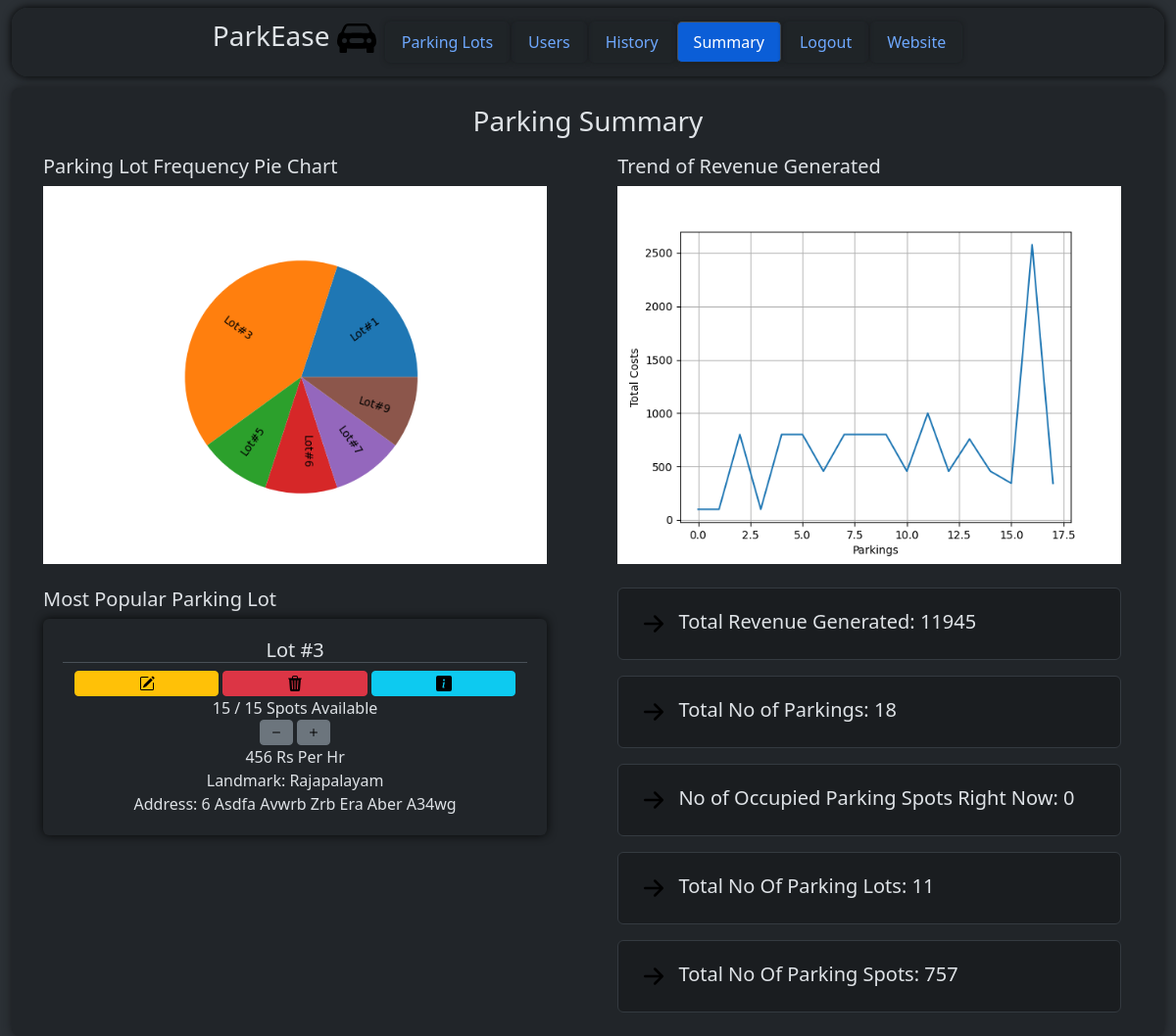
The app's page /admin/dashboard/summary (signed in) with its own data.
### models/parkingInfo.py (models this page shows, shortened)
class ParkingLot(db.Model) :
    __tablename__ = "parkinglot"
    id = db.Column(db.Integer, primary_key = True, autoincrement = True)
    landmark = db.Column(db.String)
    noOfParkingSpots = db.Column(db.Integer)
    pricePerHr = db.Column(db.Integer)
    addressId = db.Column(db.Integer, db.ForeignKey("address.id"))
    address = db.relationship("Address", uselist = False, backref = "parkingLot") #parking lot and address is 1 - 1
    parkingSpots = db.relationship("ParkingSpot", backref = "parkingLot") #parking lot and parking spot is 1 - M

### models/userInfo.py (models this page shows)
class Address(db.Model) :
    __tablename__ = "address"
    id = db.Column(db.Integer, primary_key = True, autoincrement = True)
    streetName = db.Column(db.String)
    locality = db.Column(db.String)
    subLocality = db.Column(db.String)
    city = db.Column(db.String)
    state = db.Column(db.String)
    pinCode = db.Column(db.String)
    def __str__(self) :
        return "{} {} {} {} {} {} {}".format(self.id, self.streetName.lower(), self.locality.lower(), self.subLocality.lower(), self.city.lower(), self.state.lower(), self.pinCode)

### controllers/adminDashboard.py (the view)
@adminbp.route("/dashboard/summary", methods = ["GET"])
def summary() :
    if request.method == "GET" :
        plotPiePlotOfParkingLotsUsed()
        plotLinePlotOfTotalCosts()
        return render_template("admin/summary.html", parkingLot = frequentlyUsedParkingLot(), cost = sumOfTotalCosts(), noOfParkings = totalNoOfType("ReservedParkingSpot"), noOfOccupiedParkingSpotsRN = noOfOccupiedParkingSpotsRN(), noOfParkingLots = totalNoOfType("ParkingLot"), noOfParkingSpots = totalNoOfType("ParkingSpot"))

### controllers/adminDashboard.py (called while the page is built)
@adminbp.before_request
def restrict() :
    if session.get("type") != "admin" :
        return redirect(url_for("general.signIn"))

def getParkingLot(id) :
    return db.session.execute(db.select(ParkingLot).filter_by(id = id)).scalars().first()

def viewAllReservedParkingSpots() :
    return db.session.execute(db.select(ReservedParkingSpot).order_by(nulls_first(desc(ReservedParkingSpot.parkingTimestamp)))).scalars().all()

def getParkingLotsUsedByUsersLiUsingReservedParkingSpots() :
    return [i.parkingSpot.parkingLot.id for i in db.session.execute(db.select(User)).scalars().first().reservedParkingSpots if i.parkingSpot is not None]

def frequentlyUsedParkingLot() :
    parkingLotIds = getParkingLotsUsedByUsersLiUsingReservedParkingSpots()
    return getParkingLot(max(set(parkingLotIds), key = parkingLotIds.count))

def sumOfTotalCosts() :
    reservedParkingSpots = viewAllReservedParkingSpots()
    sum = 0
    for i in reservedParkingSpots :
        if i.totalCost is not None:
            sum += i.totalCost
    return sum

def plotPiePlotOfParkingLotsUsed() :
    plt.figure()
    li = getParkingLotsUsedByUsersLiUsingReservedParkingSpots()
    labels = sorted(set(li))
    countLi = [li.count(i) for i in labels]
    plt.pie(countLi, labels = [("Lot#" + str(i)) for i in labels], rotatelabels = True, labeldistance = 0.5)
    plt.savefig("static/images/plot1.png")

def plotLinePlotOfTotalCosts() :
    plt.figure()
    costLi = [i.totalCost for i in viewAllReservedParkingSpots()]
    xAxis = [i for i in range(0, len(costLi))]
    plt.plot(xAxis, costLi)
    plt.xlabel("Parkings")
    plt.ylabel("Total Costs")
    plt.grid(True)
    plt.savefig("static/images/plot2.png")

def noOfOccupiedParkingSpotsRN() :
    return len(db.session.execute(db.select(ParkingSpot).filter_by(status = True)).scalars().all())

def totalNoOfType(type) :
    model = globals()[type]
    return len(db.session.execute(db.select(model)).scalars().all())

### templates/admin/summary.html (shortened to what this page needs)
<!DOCTYPE html>
<html class = "h-100" data-bs-theme = "dark">
    <head>
        <link rel = "stylesheet" href = "/static/bootstrap/css/bootstrap.min.css"/>
        <link rel = "stylesheet" href = "/static/css/style.css"/>
    </head>
    <body class = "h-100">
        <div class = "container-fluid bg-body-tertiary min-vh-100">
            <div class = "container-fluid d-flex justify-content-center bg-body">
                <div class = "d-flex justify-content-center align-items-center container-fluid mt-2 rounded-4 position-fixed" style = "height: 70px; width: 98%; background-color: rgba(33, 37, 41, 0.9); z-index: 1000; box-shadow: 0 0 10px rgb(0, 0, 0); backdrop-filter: blur(3px);">
                    <div class = "overflow-auto" style = "height: 100%; width: 100%;">
                        <ul class = "nav nav-tabs d-flex align-items-center justify-content-center" style = "height: 100%; width: 100%;">
                            <a href = "/" class = "text-decoration-none text-reset me-2">
                                <h3>
                                    ParkEase
                                    <img src = "/static\images\car-front-fill.svg" alt = "Logo" style = "width: 40px;"/>
                                </h3>
                            </a>
                            <li class = "nav-item">
                                <a class = "nav-link" href = "/admin/dashboard">
                                    Parking Lots
                                </a>
                            </li>
                            <li class = "nav-item">
                                <a class = "nav-link", href = "/admin/dashboard/users">
                                    Users
                                </a>
                            </li>
                            <li class = "nav-item">
                                <a class = "nav-link", href = "/admin/dashboard/history">
                                    History
                                </a>
                            </li>
                            <li class = "nav-item">
                                <a class = "nav-link active" href = "/admin/dashboard/summary">
                                    Summary
                                </a>
                            </li>
                                <a class = "nav-link" href = "/signIn">
                                    Logout
                                </a>
                            <li class = "nav-item">
                                <a class = "nav-link" href = "/">
                                    Website
                                </a>
                            </li>
                        </ul>
                    </div>
                </div>
            </div>
            <div class = "rounded-3 container-fluid bg-body p-2 overflow-auto" style = "height: 80%; width: 100%; margin-top: 90px; box-shadow: 0 0 10px rgb(24, 26, 29);">
                <div class = "d-flex justify-content-center align-items-center gap-2" style = "height: 60px;">
                    <h3>
                        Parking Summary
                    </h3>
                </div>
                <div style = "height: 100%; width: 99%;">
                    <div class = "row">
                        <div class = "col">
                            <div>
                                <h5 class = "px-1 px-sm-1 px-md-2 px-lg-3 px-xl-4 px-xxl-5">
                                    Parking Lot Frequency Pie Chart
                                </h5>
                                <img src = "/static\images\plot1.png" class = "px-1 px-sm-1 px-md-2 px-lg-3 px-xl-4 px-xxl-5" style = "width: 100%;"/>
                            </div>
                            <div>
                                <h5 class = "px-1 px-sm-1 px-md-2 px-lg-3 px-xl-4 px-xxl-5">
                                    Most Popular Parking Lot
                                </h5>
                                <div class = "px-1 px-sm-1 px-md-2 px-lg-3 px-xl-4 px-xxl-5">
                                    <div class = "card p-1" style = "box-shadow: 0 0 10px rgb(7, 8, 8); border: none">
                                        <form method = "POST" action = "/admin/dashboard" style = "height: 100%; width: 100%;">
                                            <div class = "card-body">
                                                <h5 class = "card-title text-center border-bottom">
                                                    Lot #{{ parkingLot.id }}
                                                </h5>
                                                <div class = "container-fluid d-flex align-items-center justify-content-center gap-1">
                                                    <button type = "submit" name = "action" value = "edit" class = "btn btn-warning btn-sm d-flex justify-content-center align-items-center" style = "width: 100%;">
                                                        <img src = "\static\images\pencil-square.svg" alt = "Edit"/>
                                                    </button>
                                                    <button type = "submit" name = "action" value = "delete" class = "btn btn-danger btn-sm d-flex justify-content-center align-items-center" style = "width: 100%;">
                                                        <img src = "\static\images\trash3-fill.svg" alt = "Delete"/>
                                                    </button>
                                                    <button type = "submit" name = "action" value = "details" class = "btn btn-info btn-sm d-flex justify-content-center align-items-center" style = "width: 100%;">
                                                        <img src = "\static\images\info-square-fill.svg" alt = "Details"/>
                                                    </button>
                                                </div>
                                                <div class = "card-text text-center">
                                                    {{ parkingLot.parkingSpots | selectattr("status", "equalto", 0) | list | count }} / {{ parkingLot.noOfParkingSpots }} Spots Available
                                                    <div class = "container-fluid d-flex align-items-center justify-content-center gap-1">
                                                        <button type = "submit" name = "action" value = "delete1" class = "btn btn-secondary btn-sm d-flex align-items-center justify-content-center">
                                                            <img src = "\static\images\dash.svg" alt = "-1"/>
                                                        </button>
                                                        <button type = "submit" name = "action" value = "add1" class = "btn btn-secondary btn-sm d-flex align-items-center justify-content-center">
                                                            <img src = "\static\images\plus.svg" alt = "+1"/>
                                                        </button>
                                                    </div>
                                                    {{ parkingLot.pricePerHr }} Rs Per Hr
                                                    Landmark: {{ parkingLot.landmark }}
                                                    Address: {{ parkingLot.address | title }}
                                                </div>
                                            </div>
                                        </form>
                                    </div>
                                </div>
                            </div>
                        </div>
                        <div class = "col">
                            <div>
                                <h5 class = "px-1 px-sm-1 px-md-2 px-lg-3 px-xl-4 px-xxl-5">
                                    Trend of Revenue Generated
                                </h5>
                                <img class = "px-1 px-sm-1 px-md-2 px-lg-3 px-xl-4 px-xxl-5" src = "/static\images\plot2.png" style = "width: 100%;"/>
                            </div>
                            <h5 class = "px-1 px-sm-1 px-md-2 px-lg-3 px-xl-4 px-xxl-5">
                                    <div class = "alert alert-dark">
                                        <img src = "/static\images\arrow-right-short.svg" alt = "Logo" style = "width: 40px;"/>
                                        Total Revenue Generated: {{ cost }}
                                    </div>
                                    <div class = "alert alert-dark">
                                        <img src = "/static\images\arrow-right-short.svg" alt = "Logo" style = "width: 40px;"/>
                                        Total No of Parkings: {{ noOfParkings }}
                                    </div>
                                    <div class = "alert alert-dark">
                                        <img src = "/static\images\arrow-right-short.svg" alt = "Logo" style = "width: 40px;"/>
                                        No of Occupied Parking Spots Right Now: {{ noOfOccupiedParkingSpotsRN }}
                                    </div>
                                    <div class = "alert alert-dark">
                                        <img src = "/static\images\arrow-right-short.svg" alt = "Logo" style = "width: 40px;"/>
                                        Total No Of Parking Lots: {{ noOfParkingLots }}
                                    </div>
                                    <div class = "alert alert-dark">
                                        <img src = "/static\images\arrow-right-short.svg" alt = "Logo" style = "width: 40px;"/>
                                        Total No Of Parking Spots: {{ noOfParkingSpots }}
                                    </div>
                            </h5>
                        </div>
                    </div>
                </div>
            </div>
        </div>
    </body>
</html>

### static/css/style.css (style rules this page uses)
.nav-tabs { border: none; }
.nav-tabs .nav-link { border-radius: 5px; margin: 1px; box-shadow: 0 0 5px rgb(25, 28, 31); backdrop-filter: blur(1px); }
.nav-tabs .nav-link.active { background-color: rgb(11, 94, 215); }

### records on screen
ParkingLot: id "3", noOfParkingSpots "15", pricePerHr "456", landmark "Rajapalayam"
Address: address "6 Asdfa Avwrb Zrb Era Aber A34wg"

### other values on screen
{{ cost }} "11945"
{{ noOfParkings }} "18"
{{ noOfOccupiedParkingSpotsRN }} "0"
{{ noOfParkingLots }} "11"
{{ noOfParkingSpots }} "757"
